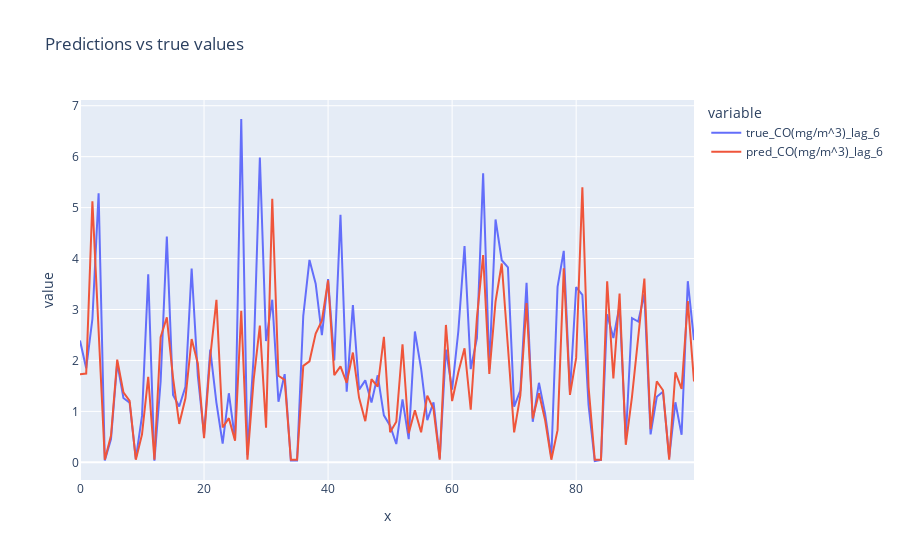

Source (notebook cell):
### Code cell
# plot predictions
fig = px.line(y_compare.iloc[:100], x= [i for i in range(0,100)], y = ["true_CO(mg/m^3)_lag_6", "pred_CO(mg/m^3)_lag_6"], title='Predictions vs true values')
fig.show()
